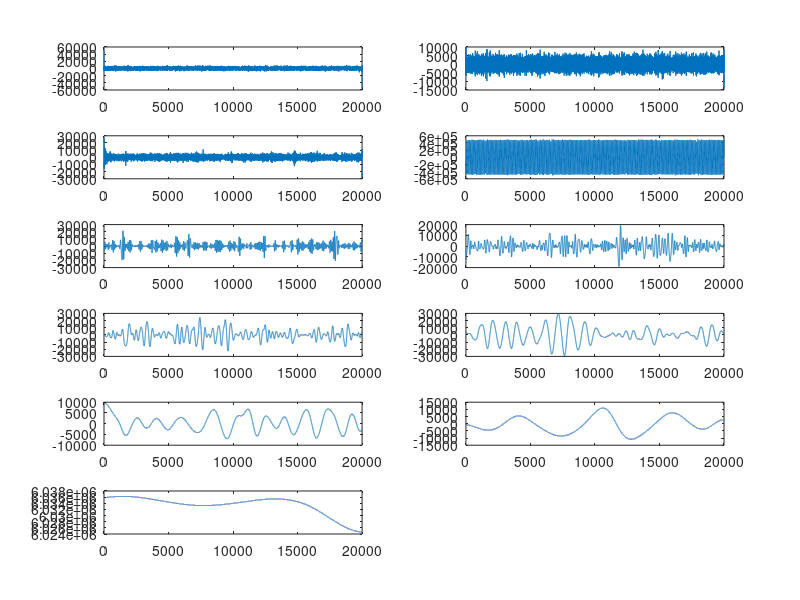
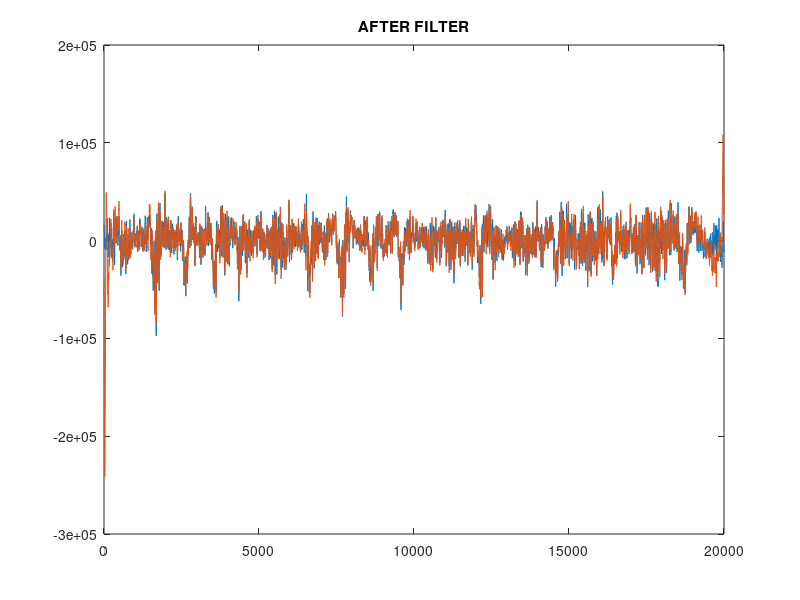
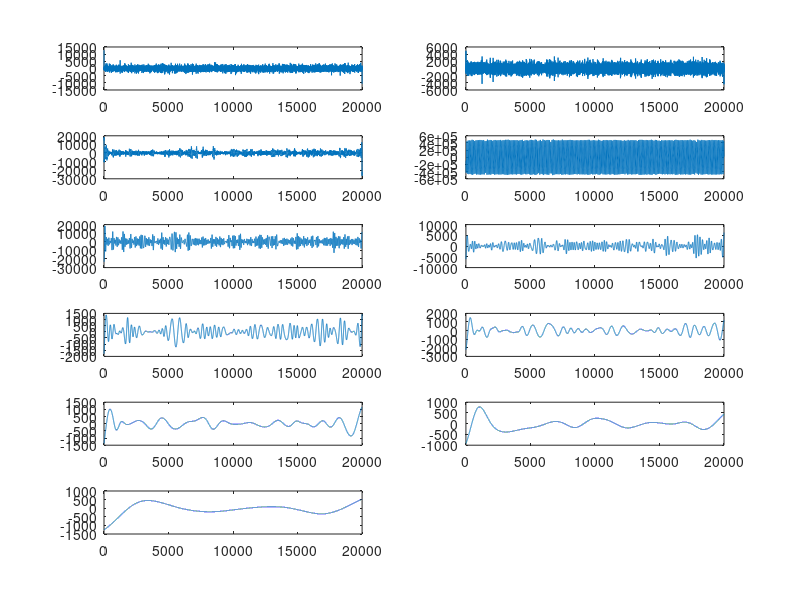
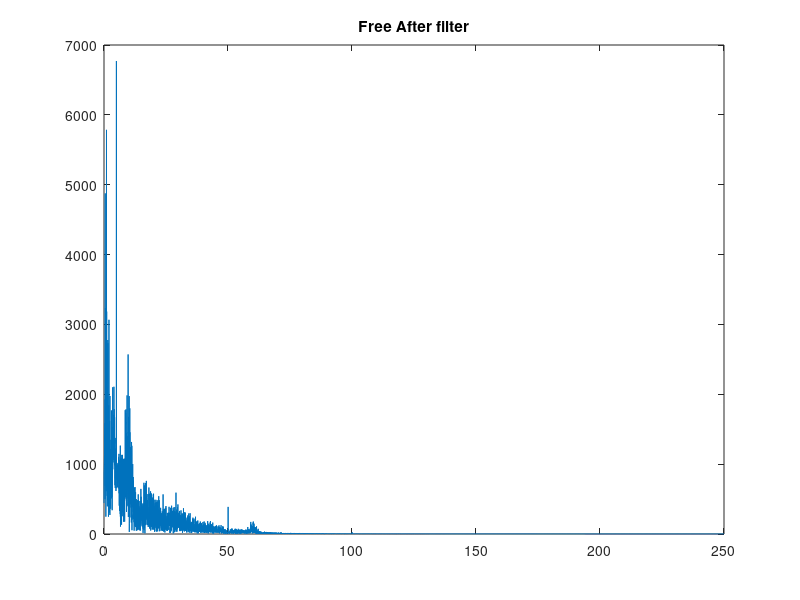

Write the MATLAB code that produced these figures, in order. (Note: this script raises an error after producing the figures.)
[d,c]=butter(3,50/250,'low');
[b,a]=butter(3,0.5/250,'high');

lower = 2001;       %16000 long
upper = 18000; 

lower_sham = 7001;  %16000
upper_sham = 23000;

load('SMA_TEST_ERP_Sham.mat')

Sham_t1=128+15000;
Sham_t2=Sham_t1+29999;
ERP_Sham_SMA=filtfilt(b,a,filtfilt(d,c,EEG.Data_tACS_AF(1,Sham_t1:Sham_t2))); %30000 long

load('CEEMDAN_FAST_20000_50_500_002_RESULTS')
load('CEEMDAN_of_mode_4_results.mat')

modes = CEEMDAN_FAST_20000_50_500_002;
modes_of_mode = CEEMDAN_of_mode_4;

figure(1);
for i = 1:1:11
    subplot(6,2,i)
    plot(modes(i,:))
end 

figure(5);
for i = 1:1:11
    subplot(6,2,i)
    plot(modes_of_mode(i,:))
end 

Y = fft(modes(4,:));
Fs = 500;
L = 20000;

P2 = abs(Y/L);
P1 = P2(1:L/2+1);
P1(2:end-1) = 2*P1(2:end-1);

f = Fs*(0:(L/2))/L;
figure(10);
plot(f,P1) 
xlim([2 8])
ylim([0 6000])
title('MODE 4 ORIGINAL')

%modes_of_mode(4,:) = zeros(1, 20000);   %set artifact to zero in multi level
%modes_of_mode(6,:) = zeros(1, 20000);

%for i= 1:1:11
%        modes(4,:) = modes(4,:) + modes_of_mode(i,:);
%end

[n,o] = butter(3,[4/250 6/250],'stop');
modes(4,:) = filtfilt(n,o,modes(4,:));


Y = fft(modes(4,:));
Fs = 500;
L = 20000;

P2 = abs(Y/L);
P1 = P2(1:L/2+1);
P1(2:end-1) = 2*P1(2:end-1);

f = Fs*(0:(L/2))/L;
figure(11);
plot(f,P1) 
xlim([2 8])
ylim([0 6000])
title('MODE 4 filtered')

reconstructed = zeros(1,20000);

for i= 1:1:11
        reconstructed(1,:) = reconstructed(1,:) + modes(i,:);
end

reconstructed_artif_free = reconstructed(1,:);

FREE_after_filter = filtfilt(b,a,filtfilt(d,c,reconstructed_artif_free));

Y = fft(FREE_after_filter);

P2 = abs(Y/L);
P1 = P2(1:L/2+1);
P1(2:end-1) = 2*P1(2:end-1);

f = Fs*(0:(L/2))/L;
figure(9);
plot(f,P1) 
title('Free After filter')

figure(3);
plot(ERP_Sham_SMA(1, 5001:25000))
hold on
plot(FREE_after_filter(1,:))
hold off
title('AFTER FILTER')


%%
%%COEFFICIENT
R1 = corrcoef(ERP_Sham_SMA(1, lower_sham: upper_sham), FREE_after_filter(1,lower:upper));
Coefficient = R1(1,2);

%%
%%RMS
RMS = 10^-3.*rms(ERP_Sham_SMA(1,lower_sham:upper_sham) - FREE_after_filter(1,lower:upper));

%%
%%SNR 
noise = (ERP_Sham_SMA(1,lower_sham:upper_sham) - FREE_after_filter(1,lower:upper));
SNR = (rms(FREE_after_filter(1,lower:upper) / rms(noise) ))^2;
SNR_DB = db(SNR, 'power');
%%
%%Coherence
[cxy,f2] = mscohere(ERP_Sham_SMA(1,lower_sham:upper_sham), FREE_after_filter(1,lower:upper), [],[],[],500);

figure(2)
plot(f2, cxy);





